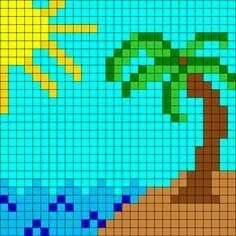
#> input picture backend/tests/assets/image_low_res.jpg, 236 x 236 px
$ python -i image_processor.py   (imports and definitions only)
#> lines starting #> are read from the running program, lines starting #| are printed output that depends on the picture
#> further down, picture is the input picture: shape (236, 236, 3); mean B, G, R 157.5, 190, 59.4
### backend/app/kmeans_utils.py
import numpy as np
from sklearn.cluster import KMeans
from sklearn.utils import shuffle
from functools import lru_cache

def recreate_image(codebook: np.ndarray, labels: np.ndarray) -> np.ndarray:
    """Recreate the (compressed) image from the code book & labels"""
    return codebook[labels].astype(np.uint8)

def kmeans_quantize(img: np.ndarray, n_colors: int = 50) -> np.ndarray:
    # Get 1000 random samples from the image if the image large
    if img.shape[0] * img.shape[1] > 10000:
        image_array_sample = shuffle(img, random_state=42, n_samples=1000)
    else:
        image_array_sample = img
    kmeans = KMeans(n_clusters=n_colors, random_state=42).fit(image_array_sample)

    # Get labels for all points
    labels = kmeans.predict(img)
    return recreate_image(kmeans.cluster_centers_, labels)

### backend/app/image_processor.py
import cv2
import numpy as np
import pandas as pd
import sqlite3
from functools import lru_cache
import time
from .kmeans_utils import kmeans_quantize

def load_all_dmc_colors() -> tuple[list[str], np.ndarray, list[str]]:
    conn = sqlite3.connect("/app/assets/dmc_colors.db")
    cursor = conn.cursor()
    query = "SELECT DMC_CODE, R, G, B, HEX FROM dmc_colors"
    cursor.execute(query)
    rows = cursor.fetchall()
    # Create three arrays with DMC codes, RGB values, and HEX values
    dmc_codes = [row[0] for row in rows]
    dmc_colors = np.array([[row[1], row[2], row[3]] for row in rows])
    hex_values = [row[4] for row in rows]
    conn.close()
    return dmc_codes, dmc_colors, hex_values

# [22 lines left out: functions load_specific_dmc_colors, rgb_to_hsv, not called in this run]

def convert_image_to_dmc_colors(img: np.ndarray,
                               selected_dmc_codes: list[str] = None,
                               replaced_colors_dict: dict = {},
                               n_colors: int = 50,
                               image_width: int = 1000,
                               use_grid_filter: bool = False) -> tuple[np.ndarray, set[str], set[str]]:
    # [6 lines left out: function find_closest_dmc_color_idx, not called in this run]
    time_start = time.time()
    height, width = img.shape[:2]
#> height = 236; width = 236
    # Bilateral filter to smooth image
    img = cv2.bilateralFilter(img, 5, 75, 75)
    if use_grid_filter:
        img = cv2.medianBlur(img, 3)
    # Resize image
    img = cv2.resize(img, (image_width, int(image_width * height / width)), interpolation=cv2.INTER_NEAREST)
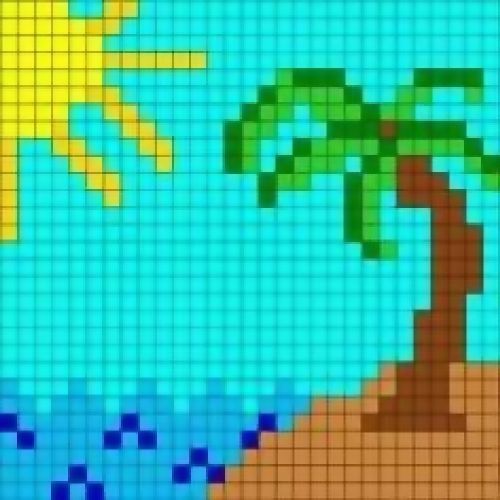
#> img: shape (1000, 1000, 3) (shown at 1/2 size); mean of channels 0, 1, 2 157.9, 190.4, 59.7; drawn as B, G, R
    height, width = img.shape[:2]
#> height = 1000; width = 1000

    # Convert image to RGB
    img = cv2.cvtColor(img, cv2.COLOR_BGR2RGB)
    # Quantize colors (Cuts down processing time, utilizes cache better)
    img = img // 32 * 32
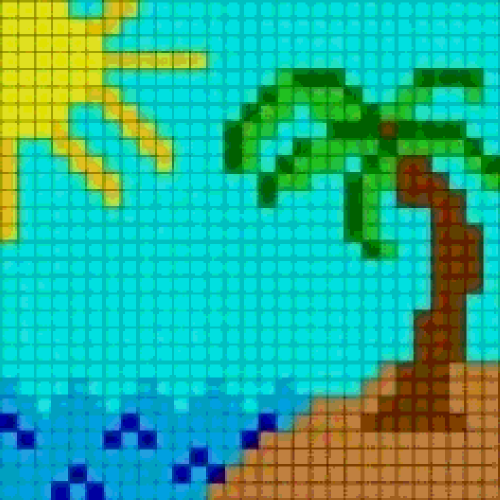
#> img: shape (1000, 1000, 3) (shown at 1/2 size); mean R, G, B 44, 175.9, 143.6
    # Flatten image to a list of RGB colors
    img = img.reshape(-1, 3)
    img = kmeans_quantize(img, n_colors)
#> in kmeans_quantize, `image_array_sample = shuffle(img, random_state=42, n_samples=1000)`: image_array_sample = 1000 rows, first 8: [32, 160, 224], [0, 224, 224], [0, 224, 224], [96, 64, 0], [0, 224, 224], [224, 224, 32], [0, 192, 192], [0, 224, 224]

    # Get unique DMC numbers and their numeric values
    dmc_codes, dmc_colors, hex_values = load_all_dmc_colors() if selected_dmc_codes is None else load_specific_dmc_colors(selected_dmc_codes)
    # For each dmc code in replaced colors dict, get dmc_color and hex value
    if replaced_colors_dict is None:
        dmc_codes_rep, dmc_colors_rep, hex_values_rep = None, None, None
        replaced_colors_dict = {}
    else:
        dmc_codes_rep, dmc_colors_rep, hex_values_rep = load_specific_dmc_colors(list(replaced_colors_dict.values()))

    # Save used unique colors and their hex values
    used_dmc_codes = []
    used_dmc_colors = []
    used_hex_values = []
    used_hsv_values = []
    # Count the number of times each DMC color is used
    used_color_counts = {}

    # Find closest DMC color for each pixel
    for i, rgb_color in enumerate(img):
        color_idx = find_closest_dmc_color_idx(tuple(rgb_color))
        # If the color is in the replaced colors dict, use the replaced color
        if dmc_codes[color_idx] in replaced_colors_dict.keys():
            dmc_code = replaced_colors_dict[dmc_codes[color_idx]]
            color_idx_rep = dmc_codes_rep.index(dmc_code)
            img[i] = dmc_colors_rep[color_idx_rep]
            if dmc_code not in used_dmc_codes:
                used_dmc_codes.append(dmc_code)
                used_hex_values.append(hex_values_rep[color_idx_rep])
                used_dmc_colors.append(dmc_colors_rep[color_idx_rep])
                used_hsv_values.append(rgb_to_hsv(dmc_colors_rep[color_idx_rep]))
                used_color_counts[dmc_code] = 1
            else:
                used_color_counts[dmc_code] += 1
        # If the color is not in the replaced colors dict, use the original DMC color
        else:
            img[i] = dmc_colors[color_idx]
            if dmc_codes[color_idx] not in used_dmc_codes:
                used_dmc_codes.append(dmc_codes[color_idx])
                used_hex_values.append(hex_values[color_idx])
                used_dmc_colors.append(dmc_colors[color_idx])
                used_hsv_values.append(rgb_to_hsv(dmc_colors[color_idx]))
                used_color_counts[dmc_codes[color_idx]] = 1
            else:
                used_color_counts[dmc_codes[color_idx]] += 1
    # Sort by hue values
    hsv_value_sorted_idxs = np.argsort([hsv[0] for hsv in used_hsv_values])
    # Get the sorted DMC codes, hex values, and color counts
    used_dmc_codes = [used_dmc_codes[i] for i in hsv_value_sorted_idxs]
    used_hex_values = [used_hex_values[i] for i in hsv_value_sorted_idxs]
    used_color_counts = [used_color_counts[used_dmc_codes[i]] for i in hsv_value_sorted_idxs]

    time_elapsed = time.time() - time_start
    print(f"Processed {len(img)} pixels in {time_elapsed:.2} seconds")

    # Reshape to original image dimensions
    img = img.reshape(height, width, 3)
    # Convert image back to BGR
    img = cv2.cvtColor(img, cv2.COLOR_RGB2BGR)
    # Resize into displayable size
    display_width = 1024
    img = cv2.resize(img, (display_width, int(display_width * height / width)), interpolation=cv2.INTER_NEAREST)

    return img, used_dmc_codes, used_hex_values, used_color_counts

# [38 lines left out: functions process_image, convert_to_dmc, not called in this run]

>>> import cv2
>>> picture = cv2.imread('../tests/assets/image_low_res.jpg')
#> (the run stopped early here; a loop or call above may not have finished)

$ run again, on backend/tests/assets/image_high_res.png
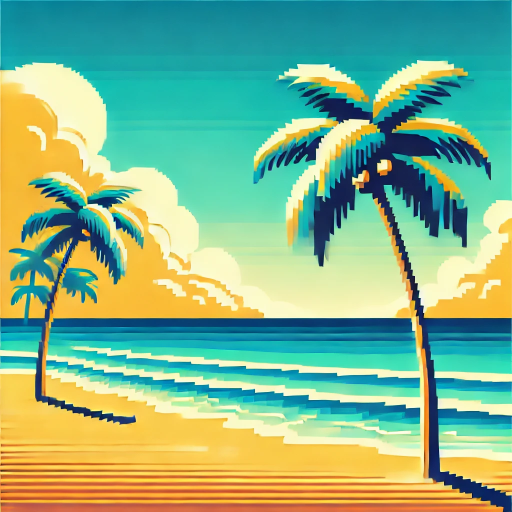
#> input picture backend/tests/assets/image_high_res.png, 1024 x 1024 px (shown at 1/2 size)
#> picture is the input picture: shape (1024, 1024, 3); mean B, G, R 138, 179.8, 132.7
#> in convert_image_to_dmc_colors, `img = cv2.resize(img, (image_width, int(image_width * height / width))..`:
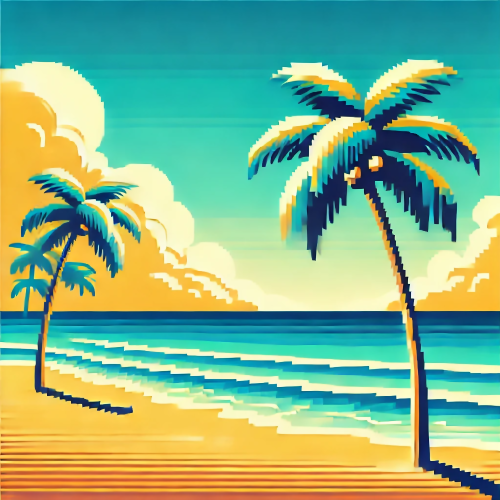
#> img: shape (1000, 1000, 3) (shown at 1/2 size); mean of channels 0, 1, 2 138, 179.9, 132.7; drawn as B, G, R
#> in convert_image_to_dmc_colors, `img = img // 32 * 32`:
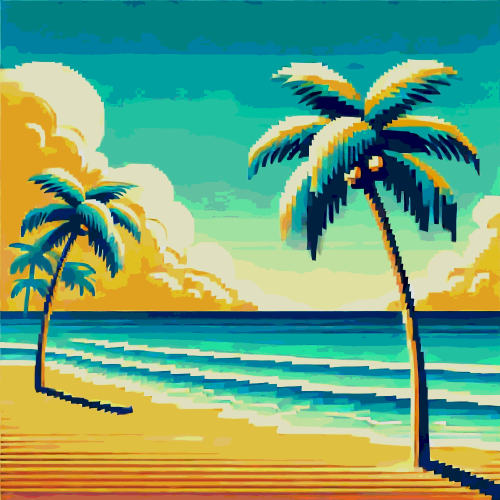
#> img: shape (1000, 1000, 3) (shown at 1/2 size); mean R, G, B 113.4, 163.7, 122.5
#> image_array_sample = 1000 rows, first 8: [160, 64, 64], [0, 128, 160], [96, 128, 64], [224, 224, 160], [0, 128, 128], [224, 224, 192], [96, 224, 160], [224, 192, 64]
